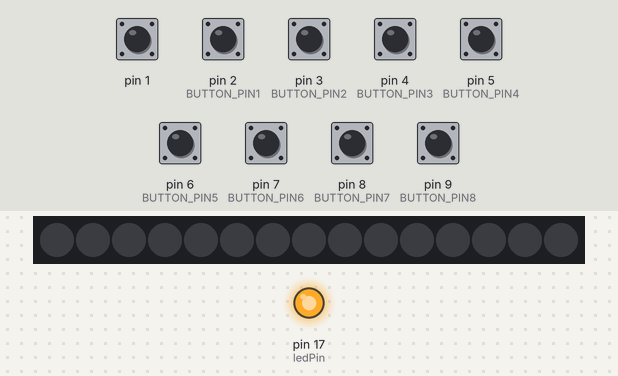
Simulated run of this sketch. Board: Arduino Leonardo, built with avr-gcc and run on an emulated ATmega32U4. Parts: 15 RGB LEDs in strip order, left to right, output pins drawn as LEDs (lit = HIGH). Inputs (shaded band) come from the test bench; at power-on: pin 1, pin 2 (BUTTON_PIN1), pin 3 (BUTTON_PIN2), pin 4 (BUTTON_PIN3), pin 5 (BUTTON_PIN4), pin 6 (BUTTON_PIN5), pin 7 (BUTTON_PIN6), pin 8 (BUTTON_PIN7), pin 9 (BUTTON_PIN8) HIGH.

Above: at 1.2 s.
1.3 s: pin 2 (BUTTON_PIN1) pulled LOW for 0.15 s
At 2.0 s:
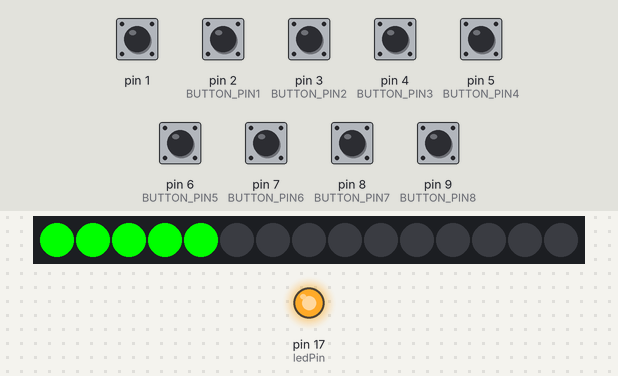
2.9 s: pin 3 (BUTTON_PIN2) pulled LOW for 0.15 s
At 3.2 s:
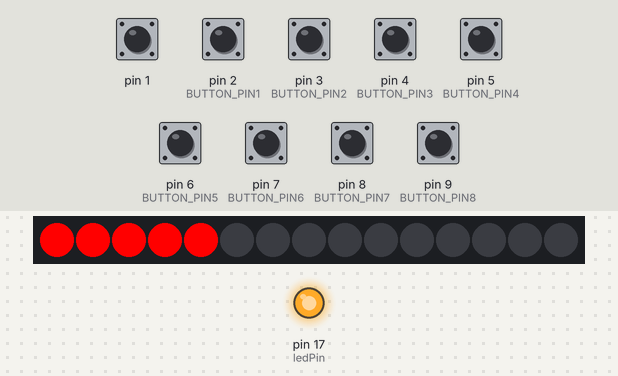
4.5 s: pin 2 (BUTTON_PIN1) pulled LOW for 1 s
At 5.6 s:
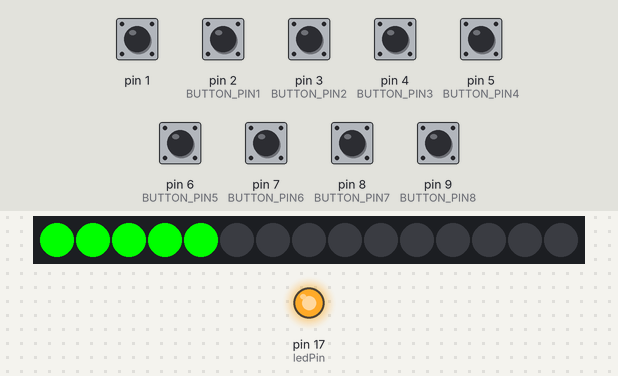
7.0 s: pin 3 (BUTTON_PIN2) pulled LOW for 1 s
At 7.5 s:
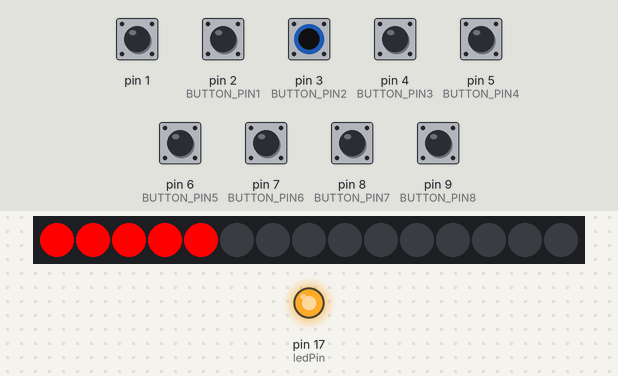
Timing chart, 0 to 10.0 s (numbered marks = the images above; inputs shaded):
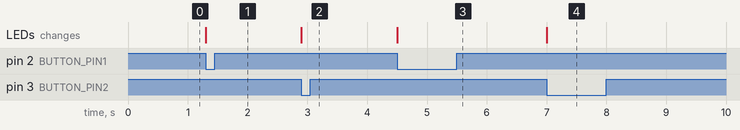

Measured:
- after the input at 1.3 s, the LEDs: change at once (image 1)
- after the input at 2.9 s, the LEDs: change at once (image 2)
- after the input at 4.5 s, the LEDs: change at once (image 3)
- after the input at 7.0 s, the LEDs: change at once (image 4)

The sketch:

StreamDeckWithLEDStrip.ino
```cpp
// ---------------------------------
// Key definitions
#define BUTTON_KEY1 KEY_F13
#define BUTTON_KEY2 KEY_F14
#define BUTTON_KEY3 KEY_F15
#define BUTTON_KEY4 KEY_F16
#define BUTTON_KEY5 KEY_F17
#define BUTTON_KEY6 KEY_F18
#define BUTTON_KEY7 KEY_F19
#define BUTTON_KEY8 KEY_F20

// Pin definitions
#define BUTTON_PIN1 2
#define BUTTON_PIN2 3
#define BUTTON_PIN3 4
#define BUTTON_PIN4 5
#define BUTTON_PIN5 6
#define BUTTON_PIN6 7
#define BUTTON_PIN7 8
#define BUTTON_PIN8 9
// ---------------------------------

#include "Keyboard.h"
#include <Adafruit_NeoPixel.h>

#define PIN_LED 15
#define NUMPIXELS 5

Adafruit_NeoPixel pixels = Adafruit_NeoPixel(15, PIN_LED, NEO_GRB + NEO_KHZ800); //set PIN for LED Data

// Button helper class for handling press/release and debouncing
class button {
  public:
  const char key;
  const uint8_t pin;

  button(uint8_t k, uint8_t p) : key(k), pin(p){}

  void press(boolean state){
    if(state == pressed || (millis() - lastPressed  <= debounceTime)){
      return; // Nothing to see here, folks
    }

    lastPressed = millis();

    state ? Keyboard.press(key) : Keyboard.release(key);
    pressed = state;

    if (pin == BUTTON_PIN1) {
        for(int i = 0; i < NUMPIXELS; i++){
          pixels.setPixelColor(i, pixels.Color(0,255,0)); //set LED strip to red if Button 1 is pressed (mute)
          }
        pixels.show();
    }

    if (pin == BUTTON_PIN2) {
        for(int i = 0; i < NUMPIXELS; i++){
          pixels.setPixelColor(i, pixels.Color(255,0,0)); //set LED to green if Button 2 is pressed (unmute)
          }
        pixels.show();
    }

  }

  void update(){
        press(!digitalRead(pin));
  }

  private:
  const unsigned long debounceTime = 30;
  unsigned long lastPressed = 0;
  boolean pressed = 0;
} ;

// Button objects, organized in array
button buttons[] = {
  {BUTTON_KEY1, BUTTON_PIN1},
  {BUTTON_KEY2, BUTTON_PIN2},
  {BUTTON_KEY3, BUTTON_PIN3},
  {BUTTON_KEY4, BUTTON_PIN4},
  {BUTTON_KEY5, BUTTON_PIN5},
  {BUTTON_KEY6, BUTTON_PIN6},
  {BUTTON_KEY7, BUTTON_PIN7},
  {BUTTON_KEY8, BUTTON_PIN8},
};

const uint8_t NumButtons = sizeof(buttons) / sizeof(button);
const uint8_t ledPin = 17;

void setup() {
  // Safety check. Ground pin #1 (RX) to cancel keyboard inputs.
  pinMode(1, INPUT_PULLUP);
  if(!digitalRead(1)){
    failsafe();
  }

  pixels.begin();
  pixels.show();

  // Set LEDs Off. Active low.
  pinMode(ledPin, OUTPUT);
  digitalWrite(ledPin, HIGH);
  TXLED0;

  for(int i = 0; i < NumButtons; i++){
    pinMode(buttons[i].pin, INPUT_PULLUP);
  }
}

void loop() {
  for(int i = 0; i < NumButtons; i++){
    buttons[i].update();
  }
}

void failsafe(){
  for(;;){} // Just going to hang out here for awhile :D
}
```
